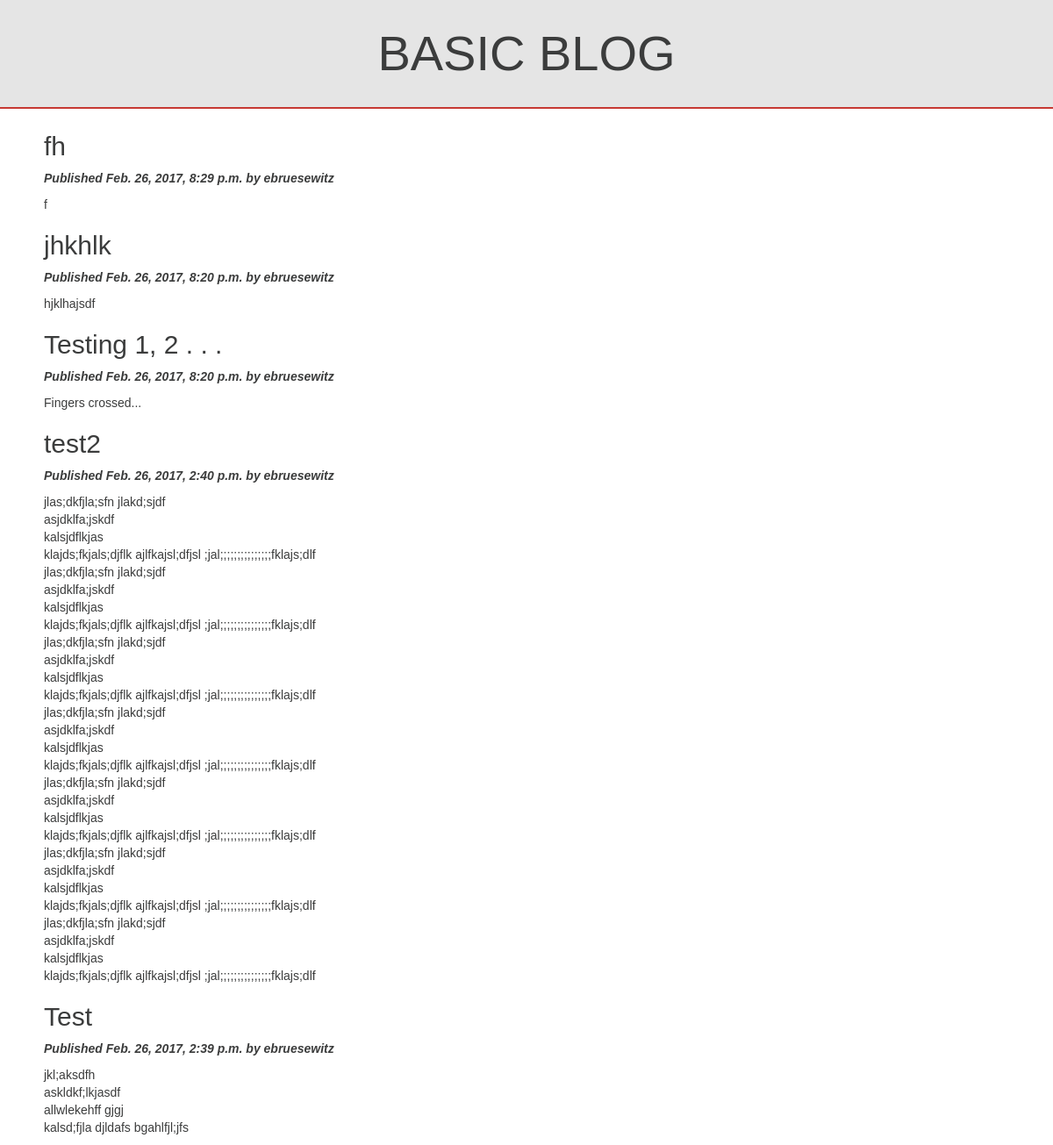
The page / on the database its author committed.
### blog/models.py (models this page shows, shortened)
class Post(models.Model):
    author = models.ForeignKey('auth.User')
    title = models.CharField(max_length = 200)
    content = models.TextField()
    published_date = models.DateTimeField(blank = True, null = True)

### blog/views.py (the view)
# urls.py: url(r'^$', views.post_list, name='post_list'),
def post_list(request):
    posts = Post.objects.filter(published_date__lte=timezone.now()).order_by('-published_date')
    return render(request, 'blog/post_list.html', {'posts': posts })

### blog/templates/blog/post_list.html (shortened to what this page needs)
{% extends 'blog/base.html' %}
{% block content %}
    {% for post in posts %}
        <div class = "post">
            <h2><a href ="{% url 'post_detail' pk=post.pk %}">{{post.title}}</a></h2>
            <p><em><strong>Published {{post.published_date}} by {{post.author}}</strong></em></p>
            <p>{{post.content | linebreaksbr}}</p>
        </div>
     {% endfor %}
{% endblock %}

### blog/templates/blog/base.html (shortened to what this page needs)
{% load staticfiles %}
<html>
    <head>
        <link rel="stylesheet" href="//maxcdn.bootstrapcdn.com/bootstrap/3.2.0/css/bootstrap.min.css">
        <link rel="stylesheet" href="//maxcdn.bootstrapcdn.com/bootstrap/3.2.0/css/bootstrap-theme.min.css">
        <link rel="stylesheet" href="{% static 'css/blog.css' %}">
    </head>
    <body>
        <h1><a href="{% url 'post_list' %}">Basic Blog</a></h1>
        <div id="rest">
            {% block content %}
            {%endblock %}
        </div>
    </body>
</html>

### blog/static/css/blog.css (style rules this page uses)
body { color: #3b3c3c; font-family: Helvetica; margin-top: 100px; }
h1 { width: 100%; background-color: #e5e5e5; color: #3b3c3c; font-size: 400%; padding-top: 30px; padding-bottom: 30px; margin-top: -100px; text-align: center; text-transform: uppercase; border-bottom: 2px solid #c63933; position: fixed; z-index: 2; }
h1 a { color: #3b3c3c; }
h2 a { color: #3b3c3c; text-decoration: none; }
#rest { padding-top: 30px; }
body .post { padding-left: 50px; width: 75%; }

### rows shown on the page
Post: title "fh", published_date "Feb. 26, 2017, 8:29 p.m.", author "ebruesewitz", content "f"
Post: title "jhkhlk", published_date "Feb. 26, 2017, 8:20 p.m.", author "ebruesewitz", content "hjklhajsdf"
Post: title "Testing 1, 2 . . .", published_date "Feb. 26, 2017, 8:20 p.m.", author "ebruesewitz", content "Fingers crossed..."
Post: title "test2", published_date "Feb. 26, 2017, 2:40 p.m.", author "ebruesewitz", content "jlas;dkfjla;sfn jlakd;sjdf asjdklfa;jskdf kalsjdflkjas klajds;fkjals;djflk ajlfkajsl;dfjsl ;jal;;;;;;;;;;;;;;;fklajs;dlf jlas;dkfjla;sfn jlakd;sjdf asjdklfa;jskdf kalsjdflkjas klajds;fkjals;djflk ajlfkajsl;dfjsl ;jal;;;;;;;;;;;;;;;fklajs;dlf jlas;dkfjla;sfn jlakd;sjdf asjdklfa;jskdf kalsjdflkjas klajds;fkjals;djflk ajlfkajsl;dfjsl ;jal;;;;;;;;;;;;;;;fklajs;dlf jlas;dkfjla;sfn jlakd;sjdf asjdklfa;jskdf kalsjdflkjas klajds;fkjals;djflk ajlfkajsl;dfjsl ;jal;;;;;;;;;;;;;;;fklajs;dlf jlas;dkfjla;sfn jlakd;sjdf asjdklfa;jskdf kalsjdflkjas klajds;fkjals;djflk ajlfkajsl;dfjsl ;jal;;;;;;;;;;;;;;;fklajs;dlf jlas;dkfjla;sfn jlakd;sjdf asjdklfa;jskdf kalsjdflkjas klajds;fkjals;djflk ajlfkajsl;dfjsl…"
Post: title "Test", published_date "Feb. 26, 2017, 2:39 p.m.", author "ebruesewitz", content "jkl;aksdfh askldkf;lkjasdf allwlekehff gjgj kalsd;fjla djldafs bgahlfjl;jfs"
